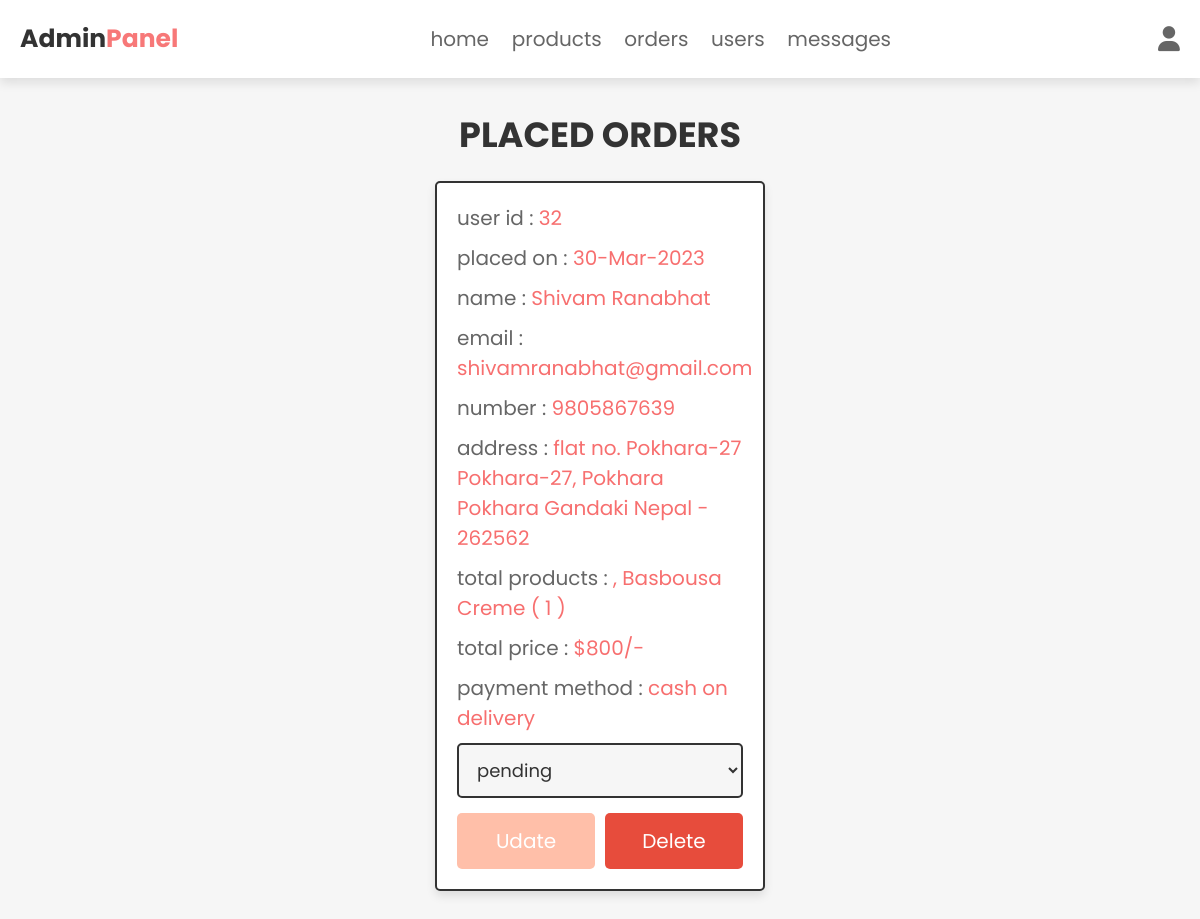
The page /admin_orders.php (signed in) on the database its author committed.
### tables this page shows
CREATE TABLE `orders` (
  `id` int(100) NOT NULL,
  `user_id` int(100) NOT NULL,
  `name` varchar(100) NOT NULL,
  `number` varchar(12) NOT NULL,
  `email` varchar(100) NOT NULL,
  `method` varchar(50) NOT NULL,
  `address` varchar(500) NOT NULL,
  `total_products` varchar(1000) NOT NULL,
  `total_price` int(100) NOT NULL,
  `placed_on` varchar(50) NOT NULL,
  `payment_status` varchar(20) NOT NULL DEFAULT 'pending'
);

### admin_orders.php (the view, shortened to what this page needs)
<?php
@include 'config.php';
?>
<!DOCTYPE html>
<html lang="en">
<head>
   <link rel="stylesheet" href="https://cdnjs.cloudflare.com/ajax/libs/font-awesome/6.1.1/css/all.min.css">
   <link rel="stylesheet" href="css/admin_style.css">
</head>
<body>
<?php include 'admin_header.php'; ?>
<section class="placed-orders">
   <h1 class="title">placed orders</h1>
   <div class="box-container">
      <?php
         $select_orders = $conn->prepare("SELECT * FROM `orders`");
         $select_orders->execute();
         if($select_orders->rowCount() > 0){
            while($fetch_orders = $select_orders->fetch(PDO::FETCH_ASSOC)){
      ?>
      <div class="box">
         <p> user id : <span><?= $fetch_orders['user_id']; ?></span> </p>
         <p> placed on : <span><?= $fetch_orders['placed_on']; ?></span> </p>
         <p> name : <span><?= $fetch_orders['name']; ?></span> </p>
         <p> email : <span><?= $fetch_orders['email']; ?></span> </p>
         <p> number : <span><?= $fetch_orders['number']; ?></span> </p>
         <p> address : <span><?= $fetch_orders['address']; ?></span> </p>
         <p> total products : <span><?= $fetch_orders['total_products']; ?></span> </p>
         <p> total price : <span>$<?= $fetch_orders['total_price']; ?>/-</span> </p>
         <p> payment method : <span><?= $fetch_orders['method']; ?></span> </p>
         <form action="" method="POST">
            <select name="update_payment" class="drop-down">
               <option value="" selected disabled><?= $fetch_orders['payment_status']; ?></option>
            </select>
            <div class="flex-btn">
               <input type="submit" name="update_order" class="option-btn" value="udate">
               <a href="admin_orders.php?delete=<?= $fetch_orders['id']; ?>" class="delete-btn" onclick="return confirm('delete this order?');">delete</a>
            </div>
         </form>
      </div>
      <?php
         }
      }else{
         echo '<p class="empty">no orders placed yet!</p>';
      }
      ?>
   </div>
</section>
</body>
</html>

### css/admin_style.css (style rules this page uses)
.placed-orders .box-container { display: grid; grid-template-columns: repeat(auto-fit, 33rem); gap:1.5rem; align-items: flex-start; justify-content:center; }
.placed-orders .box-container .box { border:var(--border); box-shadow: var(--box-shadow); background-color: var(--white); border-radius: .5rem; padding:2rem; }
.placed-orders .box-container .box p { margin-bottom: 1rem; line-height: 1.5; font-size: 2rem; color:var(--light-color); }
.placed-orders .box-container .box p span { color:var(--green); }
.placed-orders .box-container .box .drop-down { width: 100%; padding:1.2rem 1.4rem; font-size: 1.8rem; border:var(--border); border-radius: .5rem; background-color: var(--light-bg); margin-bottom: .5rem; }

### css/components.css (style rules this page uses)
:root { --green:#f76f6f; --orange:#FFBFA9; --red:#e74c3c; --black:#333; --light-color:#666; --white:#fff; --light-bg:#f6f6f6; --border:.2rem solid var(--black); --box-shadow:0 .5rem 1rem rgba(0,0,0,.1); }
* { font-family: 'Poppins', sans-serif; margin:0; padding:0; box-sizing: border-box; outline: none; border:none; text-decoration: none; color:var(--black); }
a { text-decoration: none !important; }
body { background-color: var(--light-bg); }
html { font-size: 62.5%; overflow-x: hidden; scroll-behavior: smooth; scroll-padding-top: 6.5rem; }
section { padding:3rem 2rem; max-width: 1200px; margin:0 auto; }
.btn, .delete-btn, .option-btn { display: block; width: 100%; margin-top: 1rem; border-radius: .5rem; color:var(--white); font-size: 2rem; padding:1.3rem 3rem; text-transform: capitalize; cursor: pointer; text-align: center; }
.delete-btn { background-color: var(--red); }
.option-btn { background-color: var(--orange); }
.flex-btn { display: flex; flex-wrap: wrap; gap:1rem; }
.flex-btn > * { flex:1; }
.title { text-align: center; margin-bottom: 2rem; text-transform: uppercase; color:var(--black); font-size: 3.5rem; }

### rows shown on the page
orders: user "32", placed_on "30-Mar-2023", name "Shivam Ranabhat", email "shivamranabhat@gmail.com", number "9805867639", address "flat no. Pokhara-27 Pokhara-27, Pokhara Pokhara Gandaki Nepal - 262562", total_products ", Basbousa Creme ( 1 )", total_price "800", method "cash on delivery", update_payment "pending"
